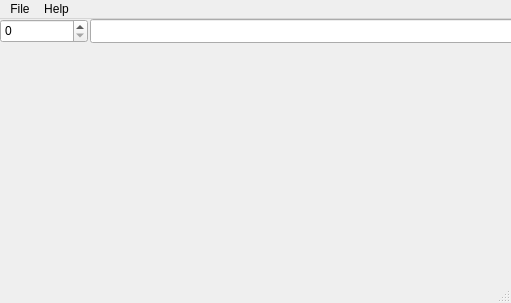
<?xml version="1.0" encoding="UTF-8"?>
<ui version="4.0">
 <class>MainWindow</class>
 <widget class="QMainWindow" name="MainWindow">
  <property name="geometry">
   <rect>
    <x>0</x>
    <y>0</y>
    <width>511</width>
    <height>303</height>
   </rect>
  </property>
  <property name="windowTitle">
   <string>MainWindow</string>
  </property>
  <widget class="QWidget" name="centralWidget">
   <widget class="QSpinBox" name="spinBox">
    <property name="geometry">
     <rect>
      <x>0</x>
      <y>0</y>
      <width>88</width>
      <height>24</height>
     </rect>
    </property>
   </widget>
   <widget class="QWidget" name="widget" native="true">
    <property name="geometry">
     <rect>
      <x>0</x>
      <y>28</y>
      <width>512</width>
      <height>224</height>
     </rect>
    </property>
   </widget>
   <widget class="QLineEdit" name="lineEdit">
    <property name="geometry">
     <rect>
      <x>90</x>
      <y>0</y>
      <width>431</width>
      <height>24</height>
     </rect>
    </property>
   </widget>
  </widget>
  <widget class="QMenuBar" name="menuBar">
   <property name="geometry">
    <rect>
     <x>0</x>
     <y>0</y>
     <width>511</width>
     <height>22</height>
    </rect>
   </property>
   <widget class="QMenu" name="menuFile">
    <property name="title">
     <string>File</string>
    </property>
    <addaction name="actionOpen_wavecache_db"/>
    <addaction name="actionClose"/>
    <addaction name="separator"/>
    <addaction name="actionExit"/>
   </widget>
   <widget class="QMenu" name="menuHelp">
    <property name="title">
     <string>Help</string>
    </property>
    <addaction name="actionAbout"/>
   </widget>
   <addaction name="menuFile"/>
   <addaction name="menuHelp"/>
  </widget>
  <widget class="QStatusBar" name="statusBar"/>
  <action name="actionOpen_wavecache_db">
   <property name="text">
    <string>Open wavecache.db...</string>
   </property>
  </action>
  <action name="actionClose">
   <property name="text">
    <string>Close</string>
   </property>
  </action>
  <action name="actionExit">
   <property name="text">
    <string>Exit</string>
   </property>
  </action>
  <action name="actionAbout">
   <property name="text">
    <string>About</string>
   </property>
  </action>
 </widget>
 <layoutdefault spacing="6" margin="11"/>
 <resources/>
 <connections/>
 <slots>
  <slot>menu_action(QAction*)</slot>
 </slots>
</ui>
